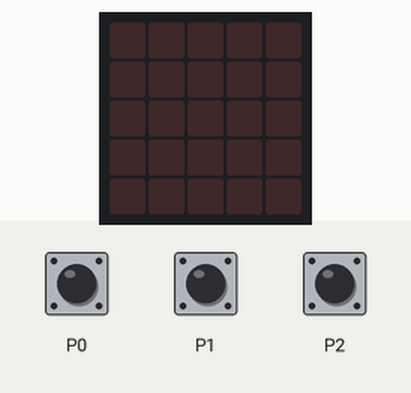
This program was run on a simulated BBC micro:bit (MakeCode). On the bench: the board's 5×5 LED display. The test bench sets the inputs (shaded band). Random numbers come from a fixed seed.

Above: at 1.2 s.
1.3 s: touch pin P0 pressed for 0.15 s
At 2.0 s:
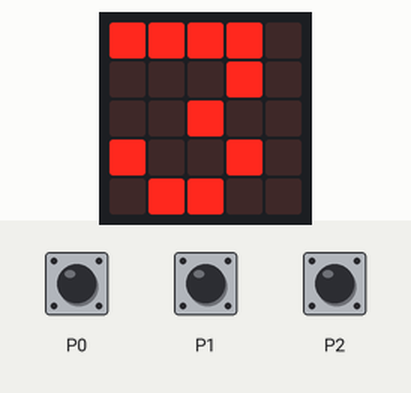
4.4 s: touch pin P2 pressed for 0.15 s
At 5.1 s:
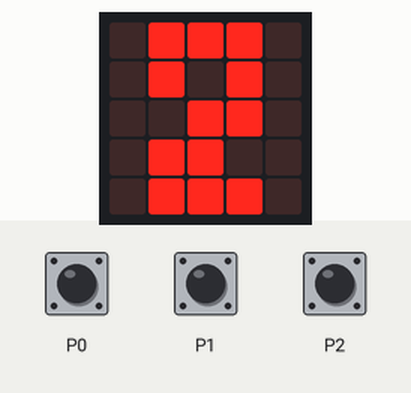
7.4 s: touch pin P1 pressed for 0.15 s
At 8.6 s:
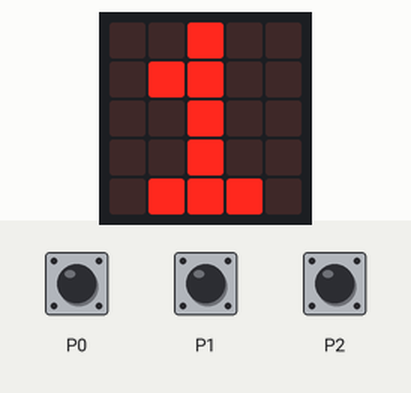
Timing chart, 0 to 10.4 s (numbered marks = the images above; inputs shaded):
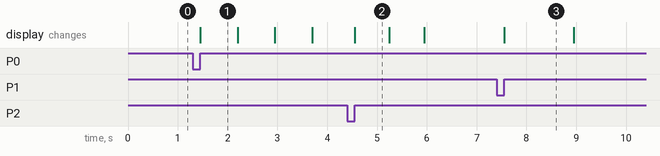

Measured:
- after the input at 1.3 s, the display: changes after 0.15 s (image 1)
- after the input at 7.4 s, the display: changes after 0.15 s (image 3)
- what the display in image 1 shows lasts 0.7 s, from 1.5 s to 2.2 s
- what the display in image 2 shows lasts 0.7 s, from 4.6 s to 5.3 s
- what the display in image 3 shows lasts 1.4 s, from 7.6 s to 9.0 s

The program:

main.ts
```typescript
let cont2 = 0
let cont1 = 0
input.onPinPressed(TouchPin.P0, function () {
    basic.showNumber(3)
    basic.showNumber(2)
    basic.showNumber(1)
    basic.clearScreen()
    basic.pause(randint(1000, 5000))
    basic.showLeds(`
        . . # . .
        . . # . .
        . . # . .
        . . . . .
        . . # . .
        `)
    basic.pause(500)
    basic.clearScreen()
})
input.onPinPressed(TouchPin.P2, function () {
    cont2 += 1
    basic.showLeds(`
        . # # # .
        . # . # .
        . . # # .
        . # # . .
        . # # # .
        `)
    basic.pause(1000)
    basic.clearScreen()
})
input.onPinPressed(TouchPin.P1, function () {
    cont1 += 1
    basic.showLeds(`
        . . # . .
        . # # . .
        . . # . .
        . . # . .
        . # # # .
        `)
    basic.pause(1000)
    basic.clearScreen()
})
basic.forever(function () {

})
```

test.ts
```typescript
// testes vão aqui; isto não será compilado quando este pacote for usado como uma extensão.
```
